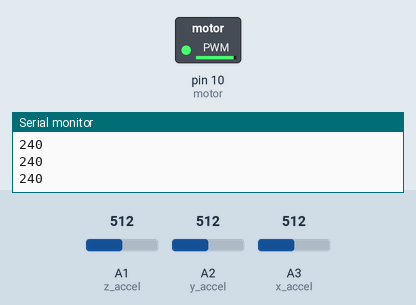
A sketch run on a simulated Arduino Uno, built with avr-gcc and run on an emulated ATmega328P. Parts: switched loads named in the sketch (green lamp = pin HIGH), the last lines printed to the serial monitor. The inputs (shaded band) are chosen by the test bench; at power-on: A1 (z_accel) = 512, A2 (y_accel) = 512, A3 (x_accel) = 512.

Above: at 1.2 s.
1.3 s: A1 (z_accel) set to 596
At 2.3 s:
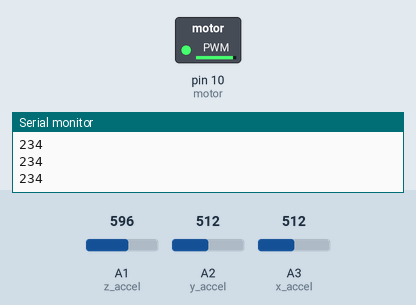
2.8 s: A1 (z_accel) set to 623
At 3.7 s:
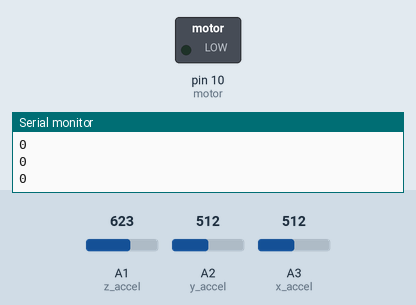
4.3 s: A2 (y_accel) set to 537
At 5.1 s:
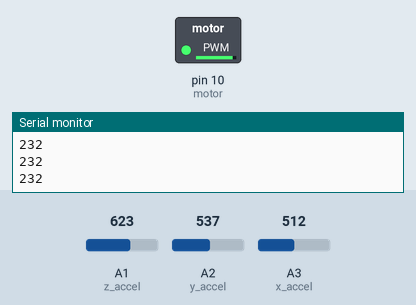
5.8 s: A3 (x_accel) set to 716
At 6.6 s:
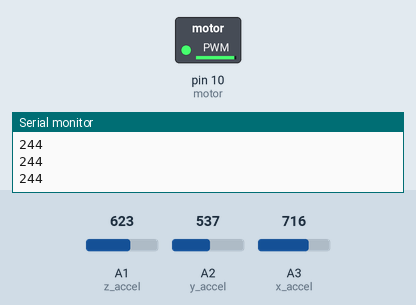
7.3 s: A3 (x_accel) set to 518
At 8.0 s:
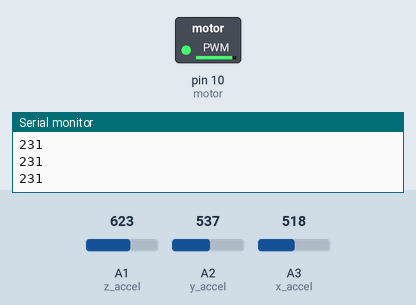
8.8 s: A3 (x_accel) set to 500
At 9.4 s:
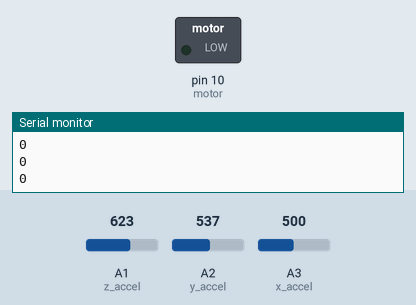
Timing chart, 0 to 11.3 s (numbered marks = the images above; inputs shaded):
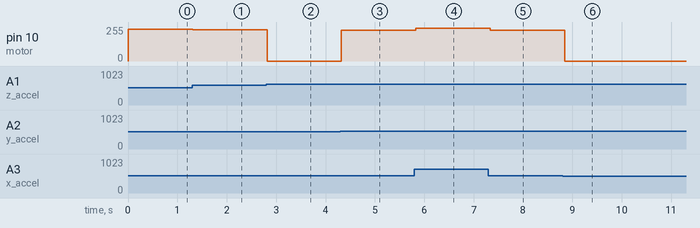

The sketch:

Drone-fan.ino
```cpp
#include "SPI.h"
// Accelerometer Inputs
int x_accel = A3;
int y_accel = A2;
int z_accel = A1;
int acc_Vector[3] = {0,0,0};
int acc_Mag;

// Motor variables
int motor = 10;


//Outputs

/** SETUP **/
void setup() {
  //Begin Serial monitor
  Serial.begin(9600);
  //Initialize Accelerometer pins
  analogReference(EXTERNAL); 	//Avoid interference on 3.3V pin
  pinMode(x_accel, INPUT);
  pinMode(y_accel, INPUT);
  pinMode(z_accel, INPUT);

  //Motor Initialize
  pinMode(motor, OUTPUT);
}
/** LOOP **/
void loop() {
  acc_Mag = readAccelerometer();
  runMotor(acc_Mag);
}

/** READ FROM ACCELEROMETER **/
int readAccelerometer(){
  int x = analogRead(x_accel)-511;
  int y = analogRead(y_accel)-525;
  int z = analogRead(z_accel)-616;
  acc_Vector[0] = x;
  acc_Vector[1] = y;
  acc_Vector[2] = z;
  acc_Mag = sqrt(x^2 + y^2 + z^2)+230;
  Serial.println(acc_Mag);
  //Serial.println(acc_Vector[1]);
  return acc_Mag;
}

void runMotor(int rpm){
  analogWrite(motor, rpm);
  delay(100);
}
```

Measured:
- the behaviour switches between 613 and 614 on A1 (z_accel) (found by bisection; images 1 and 2)
- the behaviour switches between 522 and 523 on A2 (y_accel) (found by bisection; images 2 and 3)
- the behaviour switches between 511 and 510 on A3 (x_accel) (found by bisection; images 5 and 6)
- after the input at 1.3 s, pin 10 (motor): 240/255 → 234/255 at once
- after the input at 2.8 s, pin 10 (motor): 234/255 → 0/255 at once
- after the input at 4.3 s, pin 10 (motor): 0/255 → 232/255 at once
- after the input at 5.8 s, pin 10 (motor): 232/255 → 244/255 at once
- after the input at 7.3 s, pin 10 (motor): 244/255 → 231/255 at once
- after the input at 8.8 s, pin 10 (motor): 231/255 → 0/255 after 0.05 s
